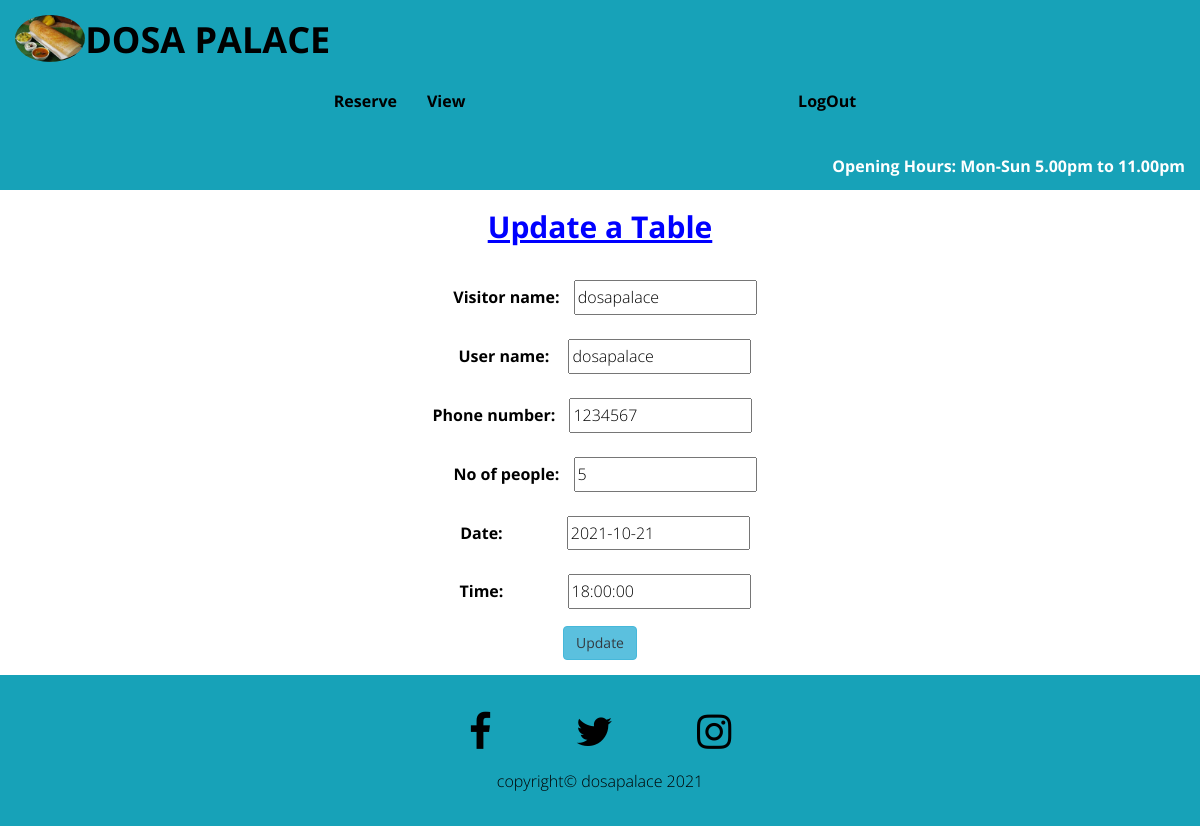
The app's page /edit/37 (signed in) with its own data.
### meals/models.py (models this page shows, shortened)
class Booking(models.Model):
    visitor_name = models.CharField(max_length=50)
    user_name = models.CharField(max_length=50)
    phone_number = models.IntegerField()
    no_of_people = models.IntegerField()
    date = models.DateField()
    time = models.TimeField()

### meals/views.py (the view)
# urls.py: path('edit/<meal_id>', views.edit_reserve, name='edit'),
def edit_reserve(request, meal_id):
    reservation = get_object_or_404(Booking, id=meal_id)
    if request.method == "POST":
        form = ReserveForm(request.POST, instance=reservation)
        if form.is_valid():
            form.save()
            return redirect('view_reserve')
    form = ReserveForm(instance=reservation)
    context = {
            'form': form
        }
    return render(request, 'meals/edit_reserve.html', context)

### meals/forms.py
class ReserveForm(forms.ModelForm):
    class Meta:
        model = Booking
        fields = '__all__'

### meals/templates/meals/edit_reserve.html (shortened to what this page needs)
{% extends "base_user.html" %}
{% load static %}
{% block content %}
<div class="text-center">
<h2 class="contact-us">Update a Table</h2>
<form method="POST" class="form">
  {% if user.is_authenticated %}
  {{ form.as_p }}
  <button type="submit" class="btn btn-info text-dark">Update</button>
  {% endif %}
</form>
</div>
{% endblock %}

### static/css/style.css (style rules this page uses)
html { overflow-x: hidden; }
body { background-color: #fff; font-family: "Open Sans", cursive; font-size: 16px; line-height: 1.8; font-weight: 300; color: #000; }
.contact-us { margin-bottom: 30px; text-decoration: underline; color: blue; font-weight: bold; }
label { margin: 10px; }
#id_user_name { margin-left: 5px; }
#id_phone_number { margin-right: 25px; }
#id_date { margin-left: 50px; }
#id_time { margin-left: 50px; }

### records on screen
Booking: visitor_name "dosapalace", user_name "dosapalace", phone_number "1234567", no_of_people "5", date "2021-10-21", time "18:00:00"
